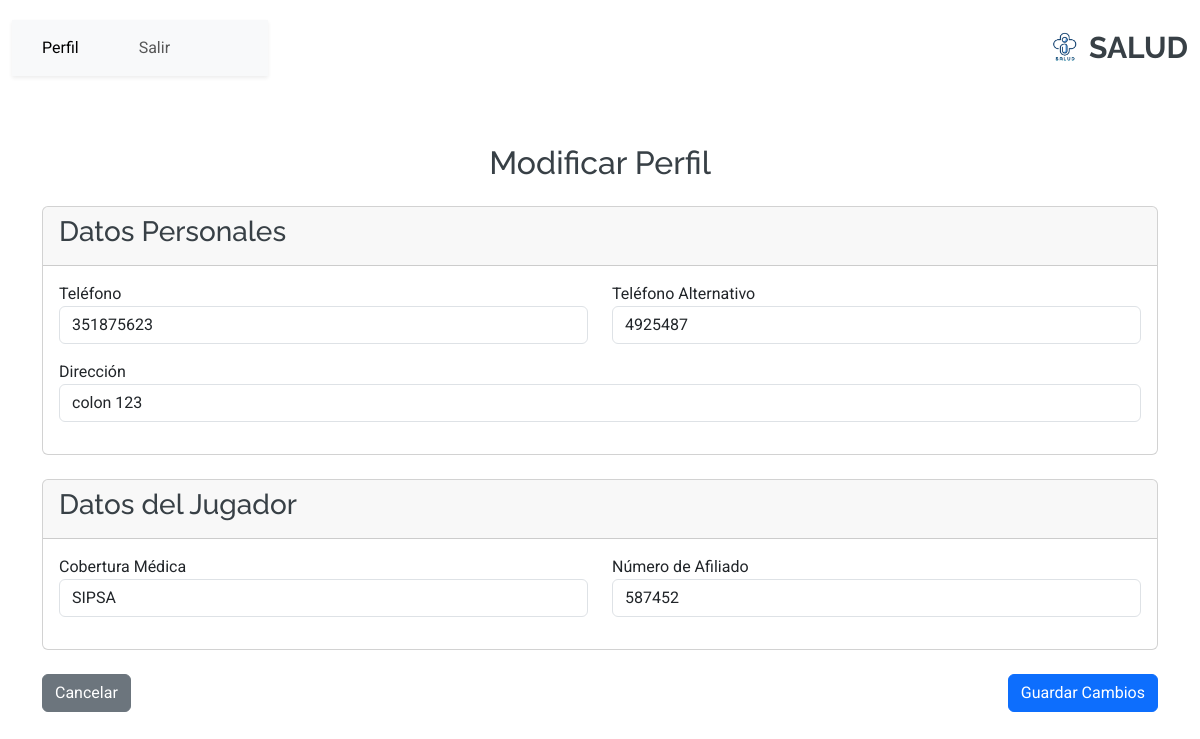
The page /persona/modificar_perfil/ (signed in) on the database its author committed.
### persona/models.py (models this page shows, shortened)
class Persona(models.Model):
    profile = models.OneToOneField(Profile, on_delete=models.CASCADE)
    direccion = models.CharField(max_length=255, blank=True, null=True)
    telefono = models.CharField(max_length=15, blank=True, null=True)
    telefono_alternativo = models.CharField(max_length=15, blank=True, null=True)

class Jugador(models.Model):
    GRUPOS_SANGUINEOS = [
        ('A+', 'A+'),
        ('A-', 'A-'),
        ('B+', 'B+'),
        ('B-', 'B-'),
        ('AB+', 'AB+'),
        ('AB-', 'AB-'),
        ('O+', 'O+'),
        ('O-', 'O-'),
    ]
    persona = models.OneToOneField(Persona, on_delete=models.CASCADE)
    grupo_sanguineo = models.CharField(max_length=3, choices=GRUPOS_SANGUINEOS, blank=True, null=True)
    cobertura_medica = models.CharField(max_length=100, blank=True, null=True)
    numero_afiliado = models.CharField(max_length=50, blank=True, null=True)

### persona/views.py (the view)
# urls.py: path('modificar_perfil/', views.modificar_perfil, name='modificar_perfil'),
def modificar_perfil(request):
    profile = request.user.profile
    persona = getattr(profile, 'persona', None)
    jugador = None
    if persona:
        jugador = getattr(persona, 'jugador', None)
    if request.method == 'POST':
        form_persona = PersonaForm(request.POST, instance=persona)
        form_jugador = JugadorForm(request.POST, instance=jugador)
        if form_persona.is_valid() and form_jugador.is_valid():
            form_persona.save()
            form_jugador.save()
            return redirect('menu_jugador')
    else:
        form_persona = PersonaForm(instance=persona)
        form_jugador = JugadorForm(instance=jugador)
    return render(request, 'persona/modificar_perfil.html', {
        'form_persona': form_persona,
        'form_jugador': form_jugador,  # Pasar el formulario del jugador al contexto
        'jugador': jugador  # Pasa el objeto jugador al contexto
    })

### persona/forms.py
class PersonaForm(forms.ModelForm):
    class Meta:
        model = Persona
        fields = [ 'direccion', 'telefono', 'telefono_alternativo']
        widgets = {
            'direccion': forms.TextInput(attrs={'class': 'form-control'}),
            'telefono': forms.TextInput(attrs={'class': 'form-control'}),
            'telefono_alternativo': forms.TextInput(attrs={'class': 'form-control'}),
        }

class JugadorForm(forms.ModelForm):
    class Meta:
        model = Jugador
        fields = [ 'grupo_sanguineo', 'cobertura_medica', 'numero_afiliado']
        widgets = {
            'cobertura_medica': forms.TextInput(attrs={'class': 'form-control'}),
            'numero_afiliado': forms.TextInput(attrs={'class': 'form-control'}),
        }

### persona/templates/persona/modificar_perfil.html (shortened to what this page needs)
{% extends 'core/base.html' %}
{% block content %}
<div class="container mt-5">
    <h2 class="text-center mb-4">Modificar Perfil</h2>
    <form method="POST" class="needs-validation" novalidate>
        <div class="card mb-4">
            <div class="card-header">
                <h3>Datos Personales</h3>
            </div>
            <div class="card-body">
                <div class="row">
                    <div class="col-md-6 mb-3">
                        <label for="id_telefono">Teléfono</label>
                        {{ form_persona.telefono }}
                    </div>
                    <div class="col-md-6 mb-3">
                        <label for="id_telefono_alternativo">Teléfono Alternativo</label>
                        {{ form_persona.telefono_alternativo }}
                    </div>
                </div>
                <div class="row">
                    <div class="col-12 mb-3">
                        <label for="id_direccion">Dirección</label>
                        {{ form_persona.direccion }}
                    </div>
                </div>
            </div>
        </div>
        <div class="card mb-4">
            <div class="card-header">
                <h3>Datos del Jugador</h3>
            </div>
            <div class="card-body">
                <div class="row">
                    <div class="col-md-6 mb-3">
                        <label for="id_cobertura_medica">Cobertura Médica</label>
                        {% if form_jugador.cobertura_medica.value %}
                            {{ form_jugador.cobertura_medica }}
                        {% else %}
                            <input type="text" class="form-control" value="No Posee" readonly>
                        {% endif %}
                    </div>
                    <div class="col-md-6 mb-3">
                        <label for="id_numero_afiliado">Número de Afiliado</label>
                        {% if form_jugador.numero_afiliado.value %}
                            {{ form_jugador.numero_afiliado }}
                        {% else %}
                            <input type="text" class="form-control" value="No Posee" readonly>
                        {% endif %}
                    </div>
                </div>
            </div>
        </div>
        <div class="d-flex justify-content-between">
            <a href="{% url 'menu_jugador' %}" class="btn btn-secondary">Cancelar</a>
            <button type="submit" class="btn btn-primary">Guardar Cambios</button>
        </div>
    </form>
</div>
{% endblock %}

### core/static/core/css/main.css (style rules this page uses)
:root { --default-font: "Roboto", system-ui, -apple-system, "Segoe UI", Roboto, "Helvetica Neue", Arial, "Noto Sans", "Liberation Sans", sans-serif, "Apple Color Emoji", "Segoe UI Emoji", "Segoe UI Symbol", "Noto Color Emoji"; --heading-font: "Raleway", sans-serif; --nav-font: "Poppins", sans-serif; }
:root { --background-color: #ffffff; --default-color: #444444; --heading-color: #384046; --accent-color: #3498db; --surface-color: #ffffff; --contrast-color: #ffffff; }
:root { --nav-color: #444444; --nav-hover-color: #3498db; --nav-mobile-background-color: #ffffff; --nav-dropdown-background-color: #ffffff; --nav-dropdown-color: #444444; --nav-dropdown-hover-color: #3498db; }
:root { scroll-behavior: smooth; }
body { color: var(--default-color); background-color: var(--background-color); font-family: var(--default-font); }
a { color: var(--accent-color); text-decoration: none; transition: 0.3s; }
h1, h2, h3, h4, h5, h6 { color: var(--heading-color); font-family: var(--heading-font); }

### rows shown on the page
Persona: telefono "351875623", telefono_alternativo "4925487", direccion "colon 123"
Jugador: cobertura_medica "SIPSA", numero_afiliado "587452"
